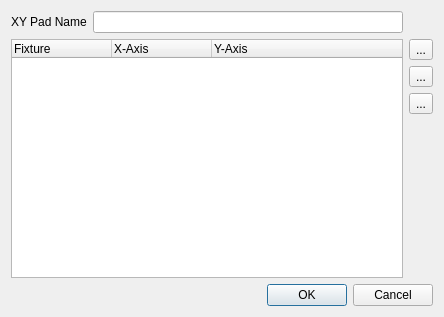
<?xml version="1.0" encoding="UTF-8"?>
<ui version="4.0">
 <class>VCXYPadProperties</class>
 <widget class="QDialog" name="VCXYPadProperties">
  <property name="geometry">
   <rect>
    <x>0</x>
    <y>0</y>
    <width>444</width>
    <height>317</height>
   </rect>
  </property>
  <property name="windowTitle">
   <string>XY Pad Properties</string>
  </property>
  <layout class="QGridLayout" name="gridLayout">
   <item row="0" column="0">
    <widget class="QLabel" name="m_nameLabel">
     <property name="text">
      <string>XY Pad Name</string>
     </property>
    </widget>
   </item>
   <item row="0" column="1">
    <widget class="QLineEdit" name="m_nameEdit">
     <property name="toolTip">
      <string>The name of this XY Pad</string>
     </property>
    </widget>
   </item>
   <item row="1" column="0" colspan="2">
    <widget class="QTreeWidget" name="m_tree">
     <property name="toolTip">
      <string>List of fixtures that are controlled by this pad</string>
     </property>
     <property name="showDropIndicator" stdset="0">
      <bool>false</bool>
     </property>
     <property name="alternatingRowColors">
      <bool>true</bool>
     </property>
     <property name="selectionMode">
      <enum>QAbstractItemView::ExtendedSelection</enum>
     </property>
     <property name="rootIsDecorated">
      <bool>false</bool>
     </property>
     <property name="itemsExpandable">
      <bool>false</bool>
     </property>
     <property name="allColumnsShowFocus">
      <bool>true</bool>
     </property>
     <property name="expandsOnDoubleClick">
      <bool>false</bool>
     </property>
     <column>
      <property name="text">
       <string>Fixture</string>
      </property>
     </column>
     <column>
      <property name="text">
       <string>X-Axis</string>
      </property>
     </column>
     <column>
      <property name="text">
       <string>Y-Axis</string>
      </property>
     </column>
    </widget>
   </item>
   <item row="1" column="2">
    <layout class="QVBoxLayout" name="verticalLayout">
     <item>
      <widget class="QToolButton" name="m_addButton">
       <property name="toolTip">
        <string>Add fixture(s) to the pad</string>
       </property>
       <property name="text">
        <string notr="true">...</string>
       </property>
       <property name="icon">
        <iconset resource="qlcui.qrc">
         <normaloff>:/edit_add.png</normaloff>:/edit_add.png</iconset>
       </property>
       <property name="iconSize">
        <size>
         <width>26</width>
         <height>26</height>
        </size>
       </property>
      </widget>
     </item>
     <item>
      <widget class="QToolButton" name="m_removeButton">
       <property name="toolTip">
        <string>Remove selected fixture(s) from the pad</string>
       </property>
       <property name="text">
        <string notr="true">...</string>
       </property>
       <property name="icon">
        <iconset resource="qlcui.qrc">
         <normaloff>:/edit_remove.png</normaloff>:/edit_remove.png</iconset>
       </property>
       <property name="iconSize">
        <size>
         <width>26</width>
         <height>26</height>
        </size>
       </property>
      </widget>
     </item>
     <item>
      <widget class="QToolButton" name="m_editButton">
       <property name="toolTip">
        <string>Edit the selected fixture's axis</string>
       </property>
       <property name="text">
        <string notr="true">...</string>
       </property>
       <property name="icon">
        <iconset resource="qlcui.qrc">
         <normaloff>:/edit.png</normaloff>:/edit.png</iconset>
       </property>
       <property name="iconSize">
        <size>
         <width>26</width>
         <height>26</height>
        </size>
       </property>
      </widget>
     </item>
     <item>
      <spacer name="verticalSpacer">
       <property name="orientation">
        <enum>Qt::Vertical</enum>
       </property>
       <property name="sizeHint" stdset="0">
        <size>
         <width>20</width>
         <height>40</height>
        </size>
       </property>
      </spacer>
     </item>
    </layout>
   </item>
   <item row="2" column="0" colspan="3">
    <widget class="QDialogButtonBox" name="m_buttonBox">
     <property name="orientation">
      <enum>Qt::Horizontal</enum>
     </property>
     <property name="standardButtons">
      <set>QDialogButtonBox::Cancel|QDialogButtonBox::Ok</set>
     </property>
    </widget>
   </item>
  </layout>
 </widget>
 <resources>
  <include location="qlcui.qrc"/>
 </resources>
 <connections>
  <connection>
   <sender>m_buttonBox</sender>
   <signal>accepted()</signal>
   <receiver>VCXYPadProperties</receiver>
   <slot>accept()</slot>
   <hints>
    <hint type="sourcelabel">
     <x>257</x>
     <y>307</y>
    </hint>
    <hint type="destinationlabel">
     <x>157</x>
     <y>274</y>
    </hint>
   </hints>
  </connection>
  <connection>
   <sender>m_buttonBox</sender>
   <signal>rejected()</signal>
   <receiver>VCXYPadProperties</receiver>
   <slot>reject()</slot>
   <hints>
    <hint type="sourcelabel">
     <x>325</x>
     <y>307</y>
    </hint>
    <hint type="destinationlabel">
     <x>286</x>
     <y>274</y>
    </hint>
   </hints>
  </connection>
  <connection>
   <sender>m_addButton</sender>
   <signal>clicked()</signal>
   <receiver>VCXYPadProperties</receiver>
   <slot>slotAddClicked()</slot>
   <hints>
    <hint type="sourcelabel">
     <x>418</x>
     <y>47</y>
    </hint>
    <hint type="destinationlabel">
     <x>438</x>
     <y>15</y>
    </hint>
   </hints>
  </connection>
  <connection>
   <sender>m_removeButton</sender>
   <signal>clicked()</signal>
   <receiver>VCXYPadProperties</receiver>
   <slot>slotRemoveClicked()</slot>
   <hints>
    <hint type="sourcelabel">
     <x>422</x>
     <y>92</y>
    </hint>
    <hint type="destinationlabel">
     <x>439</x>
     <y>87</y>
    </hint>
   </hints>
  </connection>
  <connection>
   <sender>m_editButton</sender>
   <signal>clicked()</signal>
   <receiver>VCXYPadProperties</receiver>
   <slot>slotEditClicked()</slot>
   <hints>
    <hint type="sourcelabel">
     <x>430</x>
     <y>168</y>
    </hint>
    <hint type="destinationlabel">
     <x>416</x>
     <y>159</y>
    </hint>
   </hints>
  </connection>
  <connection>
   <sender>m_tree</sender>
   <signal>currentItemChanged(QTreeWidgetItem*,QTreeWidgetItem*)</signal>
   <receiver>VCXYPadProperties</receiver>
   <slot>slotSelectionChanged(QTreeWidgetItem*)</slot>
   <hints>
    <hint type="sourcelabel">
     <x>161</x>
     <y>162</y>
    </hint>
    <hint type="destinationlabel">
     <x>3</x>
     <y>154</y>
    </hint>
   </hints>
  </connection>
  <connection>
   <sender>m_tree</sender>
   <signal>itemDoubleClicked(QTreeWidgetItem*,int)</signal>
   <receiver>VCXYPadProperties</receiver>
   <slot>slotEditClicked()</slot>
   <hints>
    <hint type="sourcelabel">
     <x>30</x>
     <y>74</y>
    </hint>
    <hint type="destinationlabel">
     <x>4</x>
     <y>73</y>
    </hint>
   </hints>
  </connection>
 </connections>
 <slots>
  <slot>slotAddClicked()</slot>
  <slot>slotRemoveClicked()</slot>
  <slot>slotEditClicked()</slot>
  <slot>slotSelectionChanged(QTreeWidgetItem*)</slot>
  <slot>slotItemDoubleClicked(QTreeWidgetItem*)</slot>
 </slots>
</ui>
